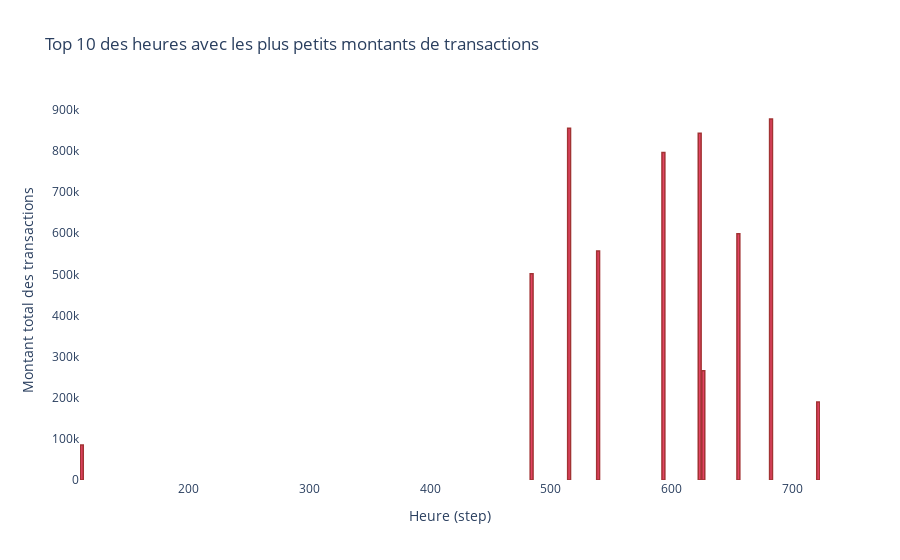

Source (notebook cell):
### Code cell
import plotly.graph_objects as go
from pyspark.sql.functions import col

# Convertir le DataFrame Spark en Pandas DataFrame
pandas_df = top_10_least_hours.toPandas()

# Créer le graphique à barres
fig = go.Figure(data=[go.Bar(
    x=pandas_df["step"],
    y=pandas_df["total_amount"],
    marker_color='rgb(220,20,60)',  # Couleur rouge pour mettre en évidence les faibles montants
    marker_line_color='rgb(139,0,0)', # Couleur rouge foncé pour le contour
    marker_line_width=1.5,
    opacity=0.8
)])

# Personnaliser le graphique
fig.update_layout(
    title='Top 10 des heures avec les plus petits montants de transactions',
    xaxis_title='Heure (step)',
    yaxis_title='Montant total des transactions',
    plot_bgcolor='rgba(0,0,0,0)',  # Fond transparent
    paper_bgcolor='rgba(0,0,0,0)'   # Fond transparent
)

# Afficher le graphique
fig.show()

### Figure 1 — Plotly figure (JSON) as saved in the notebook; plotly's stock layout.template omitted (floating-point values rounded to 4 significant figures)
{"data": [{"marker": {"color": "rgb(220,20,60)", "line": {"color": "rgb(139,0,0)", "width": 1.5}}, "opacity": 0.8, "type": "bar", "x": [112, 721, 626, 484, 539, 655, 593, 623, 515, 682], "y": [84840.0, 189700.0, 265400.0, 501100.0, 557000.0, 598800.0, 795800.0, 842700.0, 855000.0, 877600.0]}], "layout": {"paper_bgcolor": "rgba(0,0,0,0)", "plot_bgcolor": "rgba(0,0,0,0)", "title": {"text": "Top 10 des heures avec les plus petits montants de transactions"}, "xaxis": {"title": {"text": "Heure (step)"}}, "yaxis": {"title": {"text": "Montant total des transactions"}}}}
